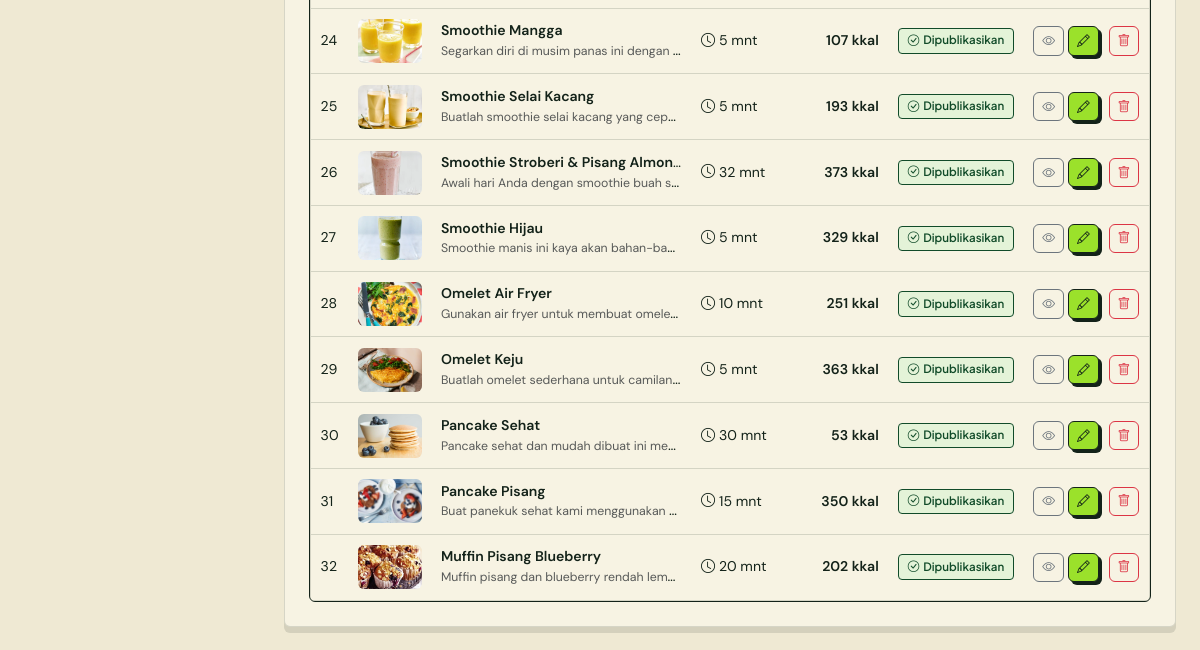
The page /admin/resep (signed in, lower part) on the database as committed earlier.
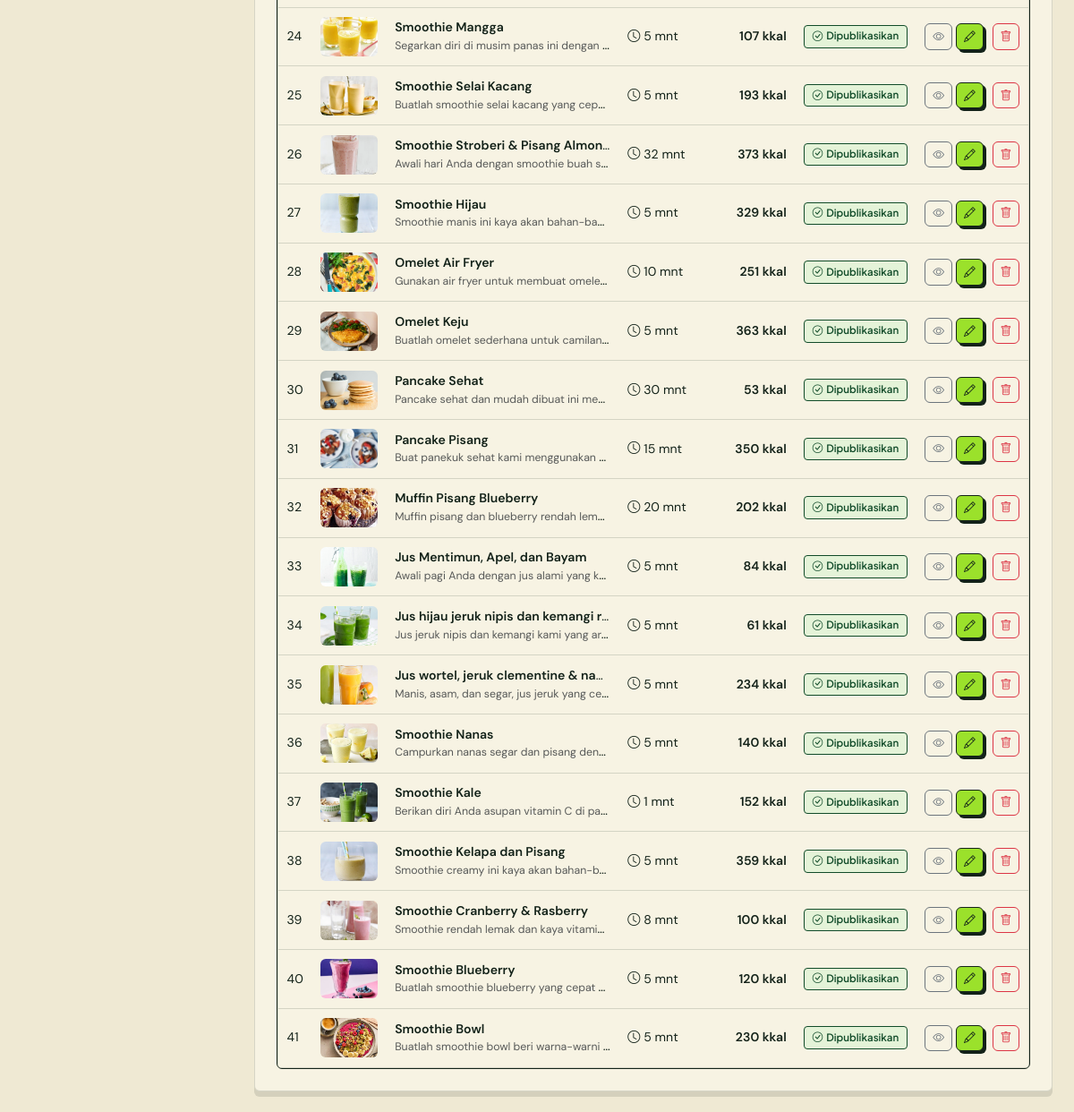
The same page on the database as committed later.
### tables this page shows
CREATE TABLE `resep` (
  `id_resep` int(11) NOT NULL AUTO_INCREMENT,
  `id_admin` int(11) DEFAULT NULL,
  `judul_resep` varchar(180) NOT NULL,
  `deskripsi` varchar(255) NOT NULL,
  `bahan_bahan` text NOT NULL,
  `langkah_pembuatan` text NOT NULL,
  `waktu_masak` int(11) NOT NULL DEFAULT 0,
  `status_publikasi` enum('draft','dipublikasikan') NOT NULL DEFAULT 'draft',
  `total_kalori` int(11) NOT NULL DEFAULT 0,
  `foto_resep` varchar(255) DEFAULT NULL,
  PRIMARY KEY (`id_resep`),
  KEY `fk_resep_admin` (`id_admin`),
  CONSTRAINT `fk_resep_admin` FOREIGN KEY (`id_admin`) REFERENCES `users` (`id_pengguna`) ON DELETE SET NULL ON UPDATE CASCADE
);

### app/core/Controller.php (called while the page is built, shortened)
<?php
abstract class Controller
{
    protected function view(string $view, array $data = [], string $layout = 'main'): void
    {
        $contentFile = VIEWS_PATH . '/pages/' . $view . '.php';
        extract($data, EXTR_SKIP);
        require $contentFile;
    }
}

### app/controllers/admin/AdminResepController.php (called while the page is built, shortened)
<?php
class AdminResepController extends Controller
{
    public function index(): void
    {
        $q = $this->input('q');
        $this->view('admin/resep/index', [
            'pageTitle' => 'Kelola Resep',
            'activeNav' => 'resep',
            'resep'     => Resep::cari($q ?: null, null),
            'q'         => $q,
        ], 'admin');
    }
}

### app/core/Router.php (called while the page is built, shortened)
<?php
class Router
{
    private array $routes = [];
    private function add(string $method, string $pattern, array $handler): void
    {
        $regex = preg_replace_callback(
            '#\{(\w+)(?::([^}]+))?\}#',
            static fn(array $m): string => '(?P<' . $m[1] . '>' . ($m[2] ?? '[^/]+') . ')',
            $pattern
        );
        $this->routes[$method][] = ['#^' . $regex . '$#', $handler, $pattern];
    }
    public function dispatch(string $uri, string $method): void
    {
        $path = (string) parse_url($uri, PHP_URL_PATH);
        $path = '/' . trim($path, '/');
        $method = strtoupper($method);
        $match  = $this->match($method, $path);
        [$handler, $params] = $match;
        [$class, $action]   = $handler;
        $controller = new $class();
        $controller->$action(...array_values($params));
    }
    private function match(string $method, string $path): ?array
    {
        foreach ($this->routes[$method] ?? [] as [$regex, $handler]) {
            if (preg_match($regex, $path, $m)) {
                $params = array_filter($m, 'is_string', ARRAY_FILTER_USE_KEY);
                return [$handler, $params];
            }
        }
        return null;
    }
}

### index.php (called while the page is built, shortened)
<?php
require_once __DIR__ . '/app/helpers/helper.php';
spl_autoload_register(function (string $class): void {
    $candidates = [
        APP_PATH . '/core/' . $class . '.php',
        APP_PATH . '/models/' . $class . '.php',
        APP_PATH . '/services/' . $class . '.php',
        APP_PATH . '/controllers/' . $class . '.php',
        APP_PATH . '/controllers/admin/' . $class . '.php',
    ];
    foreach ($candidates as $file) {
        if (is_file($file)) {
            return;
        }
    }
});
$router = new Router();
$router->dispatch(
    $_SERVER['REQUEST_URI'] ?? '/',
    $_SERVER['REQUEST_METHOD'] ?? 'GET'
);

### app/core/Database.php (called while the page is built, shortened)
<?php
class Database
{
    private static ?PDO $pdo = null;
    public static function connect(): PDO
    {
        $dsn = 'mysql:host=' . DB_HOST
            . ';port=' . DB_PORT
            . ';dbname=' . DB_NAME
            . ';charset=' . DB_CHARSET;
        try {
            self::$pdo = new PDO($dsn, DB_USER, DB_PASS, [
                PDO::ATTR_ERRMODE            => PDO::ERRMODE_EXCEPTION,
                PDO::ATTR_DEFAULT_FETCH_MODE => PDO::FETCH_ASSOC,
                PDO::ATTR_EMULATE_PREPARES   => false,
            ]);
        } catch (PDOException $ex) {
            http_response_code(500);
            exit(
                '<div style="font-family:Poppins,Arial,sans-serif;max-width:640px;margin:60px auto;padding:24px;border:1px solid #e0e0e0;border-radius:12px">'
                . '<h2 style="color:#27824B">Koneksi database gagal</h2>'
                . '<p>Pastikan <b>MySQL (XAMPP)</b> sudah berjalan, lalu impor file '
                . '<b>database/healthyhabit.sql</b> ke phpMyAdmin.</p>'
                . '<p style="color:#c0392b"><code>' . e($ex->getMessage()) . '</code></p>'
                . '</div>'
            );
        }
        return self::$pdo;
    }
}

### app/core/Model.php (called while the page is built, shortened)
<?php
abstract class Model
{
    protected static function db(): PDO
    {
        return Database::connect();
    }
}

### app/models/Resep.php (called while the page is built, shortened)
<?php
class Resep extends Model
{
    public static function cari(?string $q = null, ?string $status = 'dipublikasikan', ?int $maksWaktu = null): array
    {
        $sql = 'SELECT r.*, ad.nama_lengkap AS penulis
                FROM resep r
                LEFT JOIN users ad ON ad.id_pengguna = r.id_admin';
        $params = [];
        $sql .= ' ORDER BY r.id_resep ASC';
        $st = static::db()->prepare($sql);
        $st->execute($params);
        return $st->fetchAll();
    }
}

### app/helpers/helper.php (called while the page is built, shortened)
<?php
function e($value): string
{
    return htmlspecialchars((string) $value, ENT_QUOTES, 'UTF-8');
}
function excerpt(?string $html, int $length = 140): string
{
    $text = trim(strip_tags((string) $html));
    return mb_substr($text, 0, $length) . '…';
}
function img_url(?string $filename, string $subdir): string
{
    if ($filename && is_file(UPLOAD_PATH . '/' . $subdir . '/' . basename($filename))) {
        return UPLOAD_URL . '/' . $subdir . '/' . basename($filename);
    }
    return BASE_URL . '/assets/img/placeholder.svg';
}

### app/views/pages/admin/resep/index.php (the view, shortened to what the changed rows need)
<div class="panel-white">
    <div class="table-responsive">
        <table class="table table-custom align-middle mb-0">
            <tbody>
                <?php foreach ($resep as $r): ?>
                    <tr>
                        <td><?= (int) $r['id_resep'] ?></td>
                        <td>
                            <img src="<?= img_url($r['foto_resep'], 'resep') ?>" alt=""
                                 style="width:64px;height:44px;object-fit:cover;border-radius:6px;">
                        </td>
                        <td class="text-truncate" style="max-width:260px;">
                            <span class="fw-semibold"><?= e($r['judul_resep']) ?></span><br>
                            <small class="text-muted"><?= e(excerpt($r['deskripsi'], 55)) ?></small>
                        </td>
                        <td class="text-nowrap"><i class="bi bi-clock me-1"></i><?= (int) $r['waktu_masak'] ?> mnt</td>
                        <td class="text-end fw-semibold"><?= number_format((int) $r['total_kalori']) ?> kkal</td>
                        <td>
                            <?php if ($r['status_publikasi'] === 'dipublikasikan'): ?>
                                <span class="tag"><i class="bi bi-check-circle me-1"></i>Dipublikasikan</span>
                            <?php else: ?>
                                <span class="tag gray"><i class="bi bi-pencil me-1"></i>Draft</span>
                            <?php endif; ?>
                        </td>
                        <td class="text-end text-nowrap">
                            <a href="<?= BASE_URL ?>/resep/<?= (int) $r['id_resep'] ?>" target="_blank"
                               class="btn btn-sm btn-outline-secondary" title="Lihat"><i class="bi bi-eye"></i></a>
                            <a href="<?= BASE_URL ?>/admin/resep/<?= (int) $r['id_resep'] ?>/edit"
                               class="btn btn-sm btn-soft-green" title="Edit"><i class="bi bi-pencil"></i></a>
                            <form action="<?= BASE_URL ?>/admin/resep/<?= (int) $r['id_resep'] ?>/delete"
                                  method="post" class="d-inline"
                                  data-confirm="Hapus resep '<?= e($r['judul_resep']) ?>'?">
                                <button class="btn btn-sm btn-outline-danger" title="Hapus">
                                    <i class="bi bi-trash"></i>
                                </button>
                            </form>
                        </td>
                    </tr>
                <?php endforeach; ?>
            </tbody>
        </table>
    </div>
</div>

Rows that differ between the two databases and show on the page:
added resep: id_resep "33", foto_resep (picture), judul_resep "Jus Mentimun, Apel, dan Bayam", deskripsi "Awali pagi Anda dengan jus alami yang k…", waktu_masak "5", total_kalori "84", status_publikasi "dipublikasikan" (drawn)
added resep: id_resep "34", foto_resep (picture), judul_resep "Jus hijau jeruk nipis dan kemangi r…", deskripsi "Jus jeruk nipis dan kemangi kami yang ar…", waktu_masak "5", total_kalori "61", status_publikasi "dipublikasikan" (drawn)
added resep: id_resep "35", foto_resep (picture), judul_resep "Jus wortel, jeruk clementine & na…", deskripsi "Manis, asam, dan segar, jus jeruk yang ce…", waktu_masak "5", total_kalori "234", status_publikasi "dipublikasikan" (drawn)
added resep: id_resep "36", foto_resep (picture), judul_resep "Smoothie Nanas", deskripsi "Campurkan nanas segar dan pisang den…", waktu_masak "5", total_kalori "140", status_publikasi "dipublikasikan" (drawn)
added resep: id_resep "37", foto_resep (picture), judul_resep "Smoothie Kale", deskripsi "Berikan diri Anda asupan vitamin C di pa…", waktu_masak "1", total_kalori "152", status_publikasi "dipublikasikan" (drawn)
added resep: id_resep "38", foto_resep (picture), judul_resep "Smoothie Kelapa dan Pisang", deskripsi "Smoothie creamy ini kaya akan bahan-b…", waktu_masak "5", total_kalori "359", status_publikasi "dipublikasikan" (drawn)
added resep: id_resep "39", foto_resep (picture), judul_resep "Smoothie Cranberry & Rasberry", deskripsi "Smoothie rendah lemak dan kaya vitami…", waktu_masak "8", total_kalori "100", status_publikasi "dipublikasikan" (drawn)
added resep: id_resep "40", foto_resep (picture), judul_resep "Smoothie Blueberry", deskripsi "Buatlah smoothie blueberry yang cepat…", waktu_masak "5", total_kalori "120", status_publikasi "dipublikasikan" (drawn)
added resep: id_resep "41", foto_resep (picture), judul_resep "Smoothie Bowl", deskripsi "Buatlah smoothie bowl beri warna-warni…", waktu_masak "5", total_kalori "230", status_publikasi "dipublikasikan" (drawn)
